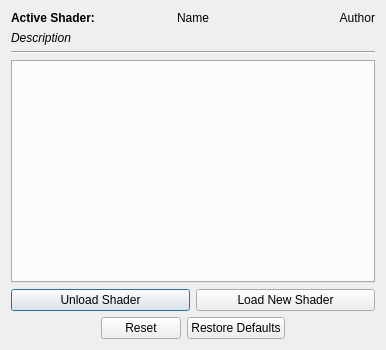
<?xml version="1.0" encoding="UTF-8"?>
<ui version="4.0">
 <class>ShaderSelector</class>
 <widget class="QDialog" name="ShaderSelector">
  <property name="geometry">
   <rect>
    <x>0</x>
    <y>0</y>
    <width>386</width>
    <height>350</height>
   </rect>
  </property>
  <property name="windowTitle">
   <string>Shaders</string>
  </property>
  <layout class="QVBoxLayout" name="verticalLayout">
   <item>
    <layout class="QHBoxLayout" name="horizontalLayout">
     <item>
      <widget class="QLabel" name="label">
       <property name="font">
        <font>
         <weight>75</weight>
         <bold>true</bold>
        </font>
       </property>
       <property name="text">
        <string>Active Shader:</string>
       </property>
      </widget>
     </item>
     <item>
      <widget class="QLabel" name="shaderName">
       <property name="text">
        <string>Name</string>
       </property>
       <property name="alignment">
        <set>Qt::AlignCenter</set>
       </property>
      </widget>
     </item>
     <item>
      <widget class="QLabel" name="author">
       <property name="text">
        <string>Author</string>
       </property>
       <property name="alignment">
        <set>Qt::AlignRight|Qt::AlignTrailing|Qt::AlignVCenter</set>
       </property>
      </widget>
     </item>
    </layout>
   </item>
   <item>
    <widget class="QLabel" name="description">
     <property name="font">
      <font>
       <italic>true</italic>
      </font>
     </property>
     <property name="text">
      <string>Description</string>
     </property>
     <property name="wordWrap">
      <bool>true</bool>
     </property>
    </widget>
   </item>
   <item>
    <widget class="Line" name="line">
     <property name="orientation">
      <enum>Qt::Horizontal</enum>
     </property>
    </widget>
   </item>
   <item>
    <widget class="QTabWidget" name="passes">
     <property name="currentIndex">
      <number>-1</number>
     </property>
    </widget>
   </item>
   <item>
    <layout class="QGridLayout" name="gridLayout">
     <item row="0" column="0">
      <widget class="QPushButton" name="unload">
       <property name="text">
        <string>Unload Shader</string>
       </property>
      </widget>
     </item>
     <item row="0" column="1">
      <widget class="QPushButton" name="load">
       <property name="text">
        <string>Load New Shader</string>
       </property>
      </widget>
     </item>
     <item row="1" column="0" colspan="2">
      <widget class="QDialogButtonBox" name="buttonBox">
       <property name="orientation">
        <enum>Qt::Horizontal</enum>
       </property>
       <property name="standardButtons">
        <set>QDialogButtonBox::Reset|QDialogButtonBox::RestoreDefaults</set>
       </property>
       <property name="centerButtons">
        <bool>true</bool>
       </property>
      </widget>
     </item>
    </layout>
   </item>
  </layout>
 </widget>
 <resources/>
 <connections/>
</ui>
